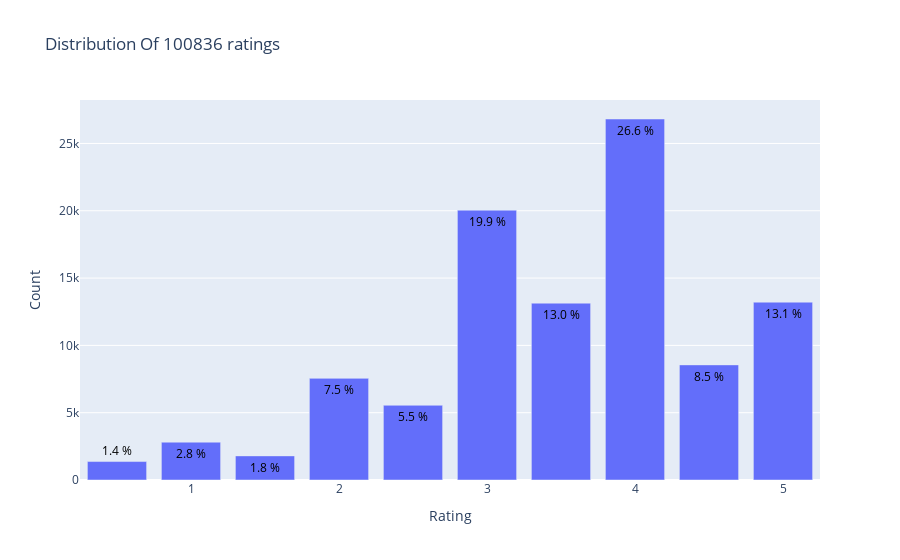

Notebook cell for this chart:
### Code cell
#Ratings Distribution
configure_plotly_browser_state()

from plotly.offline import init_notebook_mode, plot, iplot
import plotly.graph_objs as go
init_notebook_mode(connected=True)

data = ratings['rating'].value_counts().sort_index(ascending=False)
trace = go.Bar(x = data.index,
               text = ['{:.1f} %'.format(val) for val in (data.values / ratings.shape[0] * 100)],
               textposition = 'auto',
               textfont = dict(color = '#000000'),
               y = data.values,
               )
# Create layout
layout = dict(title = 'Distribution Of {} ratings'.format(ratings.shape[0]),
              xaxis = dict(title = 'Rating'),
              yaxis = dict(title = 'Count'))
# Create plot
fig = go.Figure(data=[trace], layout=layout)
iplot(fig)

### Figure 1 — Plotly figure (JSON) as saved in the notebook; plotly's stock layout.template omitted (floating-point values rounded to 4 significant figures)
{"data": [{"text": ["13.1 %", "8.5 %", "26.6 %", "13.0 %", "19.9 %", "5.5 %", "7.5 %", "1.8 %", "2.8 %", "1.4 %"], "textfont": {"color": "#000000"}, "textposition": "auto", "x": [5, 4.5, 4, 3.5, 3, 2.5, 2, 1.5, 1, 0.5], "y": [13211, 8551, 26818, 13136, 20047, 5550, 7551, 1791, 2811, 1370], "type": "bar"}], "layout": {"title": {"text": "Distribution Of 100836 ratings"}, "xaxis": {"title": {"text": "Rating"}}, "yaxis": {"title": {"text": "Count"}}}}
